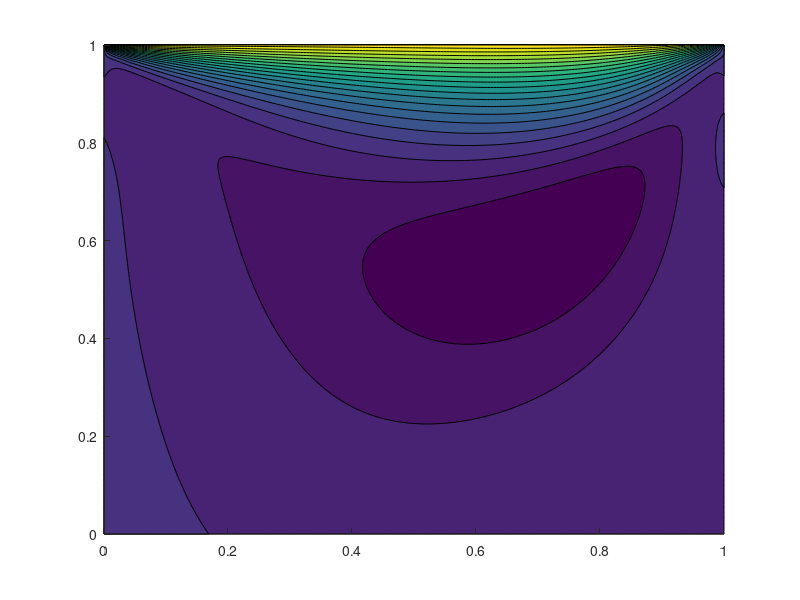

Recreate this plot in MATLAB. (Note: this script raises an error after producing the figure.)

%% PLotting contours
x = importdata('X.txt');
y = importdata('Y.txt');
u = importdata('u.txt');
v = importdata('v.txt');
p = importdata('p.txt');

% u velocity
figure('name','1', 'color', [1,1,1], ...
       'position',[200,200,500,400]);
contourf(x,y,u,20,'EdgeAlpha',0)
set(gca, 'fontsize',10, 'fontweight','bold');
xlabel('x/L_{ref}'); ylabel('y/L_{ref}');
colorbar; colormap("jet")
axis('equal')

% v velocity
figure('name','2', 'color', [1,1,1], ...
       'position',[200,200,500,400]);
contourf(x,y,v,20,'EdgeAlpha',0)
set(gca, 'fontsize',10, 'fontweight','bold');
xlabel('x/L_{ref}'); ylabel('y/L_{ref}');
colorbar; colormap("jet")
axis('equal')

% pressure
figure('name','3', 'color', [1,1,1], ...
       'position',[200,200,500,400]);
contourf(x,y,p,20,'EdgeAlpha',0)
set(gca, 'fontsize',10, 'fontweight','bold');
xlabel('x/L_{ref}'); ylabel('y/L_{ref}');
colorbar; colormap("jet")
axis('equal')


h = importdata('loss_history.out');
figure('name','4', 'color', [1,1,1], ...
       'position',[200,200,500,400]);
plot(h,'-k','linewidth',3)
set(gca, 'fontsize',10, 'fontweight','bold');
xlabel('Iteration'); ylabel('Loss');
